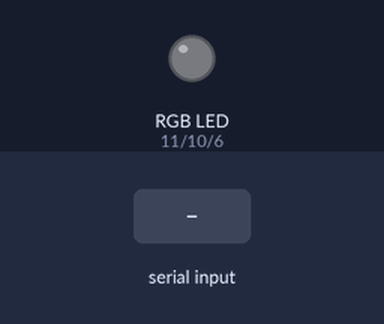
A sketch run on a simulated Arduino Uno, built with avr-gcc and run on an emulated ATmega328P. Parts: an RGB LED mixed from three pins (HIGH = lit). The test bench sets the inputs (shaded band). Dim RGB values are drawn brighter than linear; what the sketch prints to the serial monitor is not drawn.

Above: at 1.2 s.
1.3 s: "90,45,200\n" received over Serial
At 2.1 s:
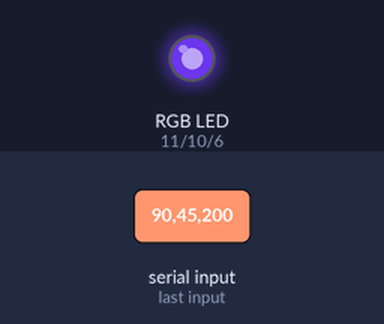
2.8 s: "30,150,10\n" received over Serial
At 3.1 s:
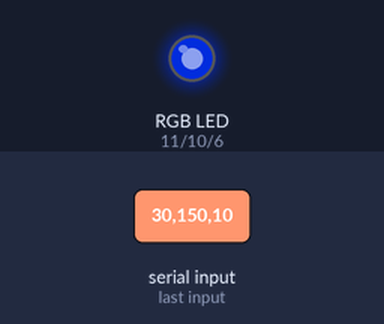
4.3 s: "90,45\n" received over Serial
At 4.7 s:
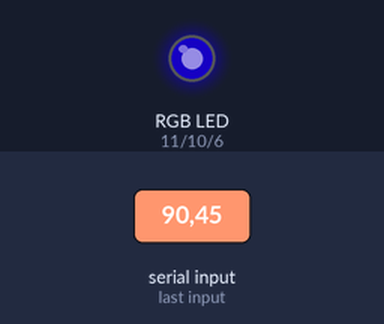
5.8 s: "30,150\n" received over Serial
At 7.0 s:
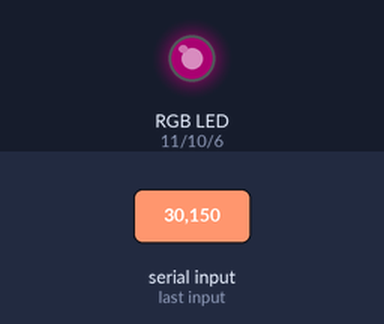
7.3 s: "0\n" received over Serial
At 8.2 s:
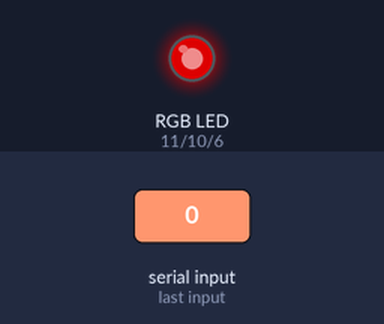
8.8 s: "5\n" received over Serial
At 10.1 s:
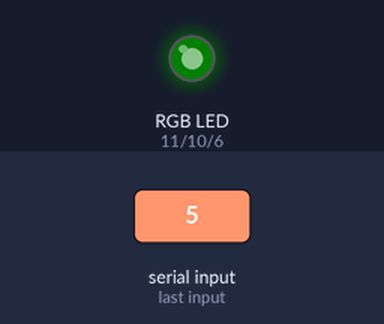
Timing chart, 0 to 11.8 s (numbered marks = the images above; inputs shaded):
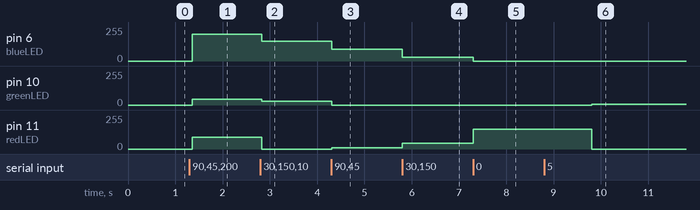

The sketch:

RGB_Led_Control.ino
```cpp
// Establishing the variables we will use
// Make sure to use digital pins with PWM capability marked with "~" sign! We used No 6, 10, 11 and GND

int redLED=11;     // Set Red Led pin to 11
int greenLED=10;   // Set Green Led pin to 10
int blueLED=6;     // Set Blue Led pin to 6
int brightnessR;   // register RED brightness virabale (0-255)
int brightnessG;   // register GREEN brightness virabale (0-255)
int brightnessB;   // register BLUE brightness virabale (0-255)

void setup() {

  Serial.begin(9600);        // Turn Serial Monitor ON
  pinMode(redLED, OUTPUT);   // Set redLED to pin OUTPUT mode
  pinMode(greenLED, OUTPUT); // Set greenLED to pin OUTPUT mode
  pinMode(blueLED, OUTPUT);  // Set blueLED to pin OUTPUT mode
}

void loop() {

  Serial.println(" ");                               // Empty line for begining of loop

  Serial.print("Please enter R value (0-255): ");    // Prompt the user for RED brightness value
  while(Serial.available()==0) {                     // Wait for user input
  }
  brightnessR = Serial.parseInt();                   // Register the input for RED brightness
  Serial.println(brightnessR);                       // Print the input number

  Serial.print("Please enter G value (0-255): ");    // Prompt the user for GREEN brightness value
  while(Serial.available()==0); {                    // Wait for user input
  }
  brightnessG = Serial.parseInt();                   // Regsiter the input for GREEN brightness
  Serial.println(brightnessG);                       // Print the input number

  Serial.print("Please enter B value (0-255): ");    // Prompt the user for BLUE brightness value
  while(Serial.available()==0) {                     // Wait for user input
  }
  brightnessB = Serial.parseInt();                   // Regsiter the input for BLUE brigtness
  Serial.println(brightnessB);                       // Print the input number

  Serial.println(" ");                               // Leave one blank line
  Serial.print("(R/G/B) : (");                       // Print values in proper format (R/G/B) : (_/_/_)
  Serial.print(brightnessR);
  Serial.print("/");
  Serial.print(brightnessG);
  Serial.print("/");
  Serial.print(brightnessB);
  Serial.println(")");
  Serial.println(" ");                               // Leave one blank line
  Serial.println("++++++++++++++++");                // Print a seperator line in Serial Monitor

  analogWrite(redLED, brightnessR);                  // Set RED color brightness to brightnessR input value
  analogWrite(greenLED, brightnessG);                // Set GREEN color brightness to brightnessG input value
  analogWrite(blueLED, brightnessB);                 // Set BLUE color brightness brightnessB input value

}
```

Measured:
- after the input at 1.3 s, pin 6 (blueLED): 0/255 → 200/255 after 0.06 s; pin 10 (greenLED): 0/255 → 45/255 after 0.06 s; pin 11 (redLED): 0/255 → 90/255 after 0.06 s
- after the input at 2.8 s, pin 6 (blueLED): 200/255 → 150/255 at once; pin 10 (greenLED): 45/255 → 30/255 at once; pin 11 (redLED): 90/255 → 0/255 at once
- after the input at 4.3 s, pin 6 (blueLED): 150/255 → 90/255 at once; pin 10 (greenLED): 30/255 → 0/255 at once; pin 11 (redLED): 0/255 → 10/255 at once
- after the input at 5.8 s, pin 6 (blueLED): 90/255 → 30/255 at once; pin 11 (redLED): 10/255 → 45/255 at once
- after the input at 7.3 s, pin 6 (blueLED): 30/255 → 0/255 at once; pin 11 (redLED): 45/255 → 150/255 at once
- after the input at 8.8 s, pin 10 (greenLED): 0/255 → 5/255 after 1.0 s; pin 11 (redLED): 150/255 → 0/255 after 1.0 s
